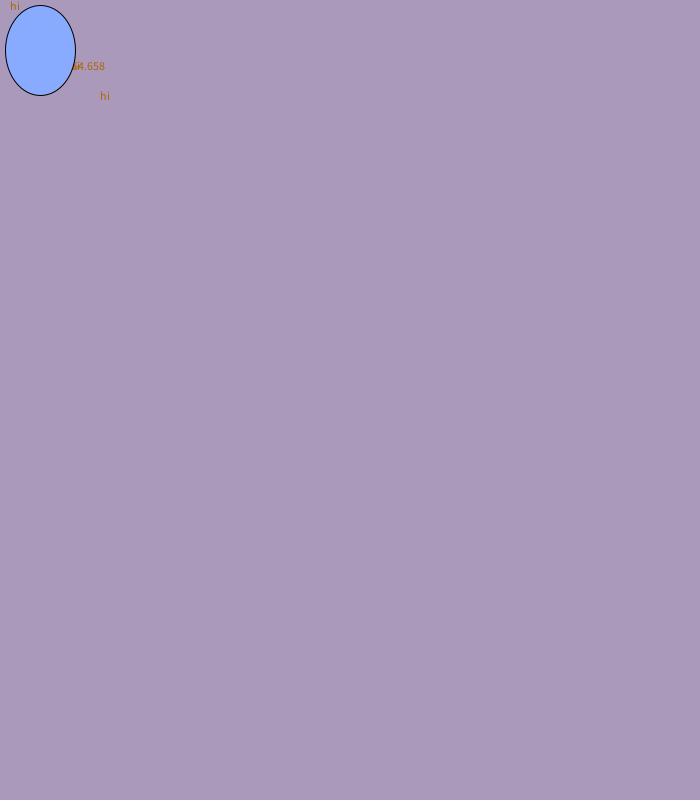
Frame 1 (no input)
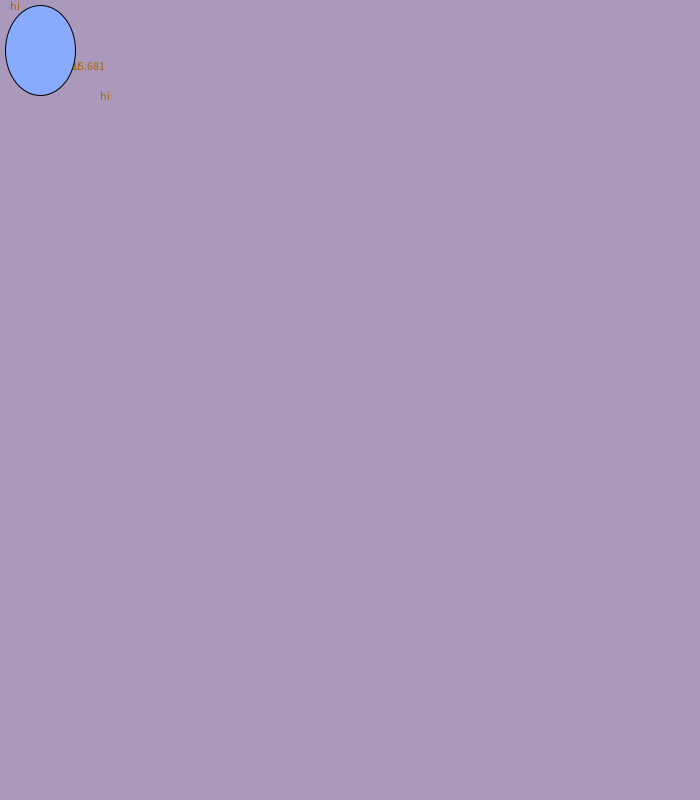
Frame 60 (the mouse pressed at the canvas centre just before this capture)
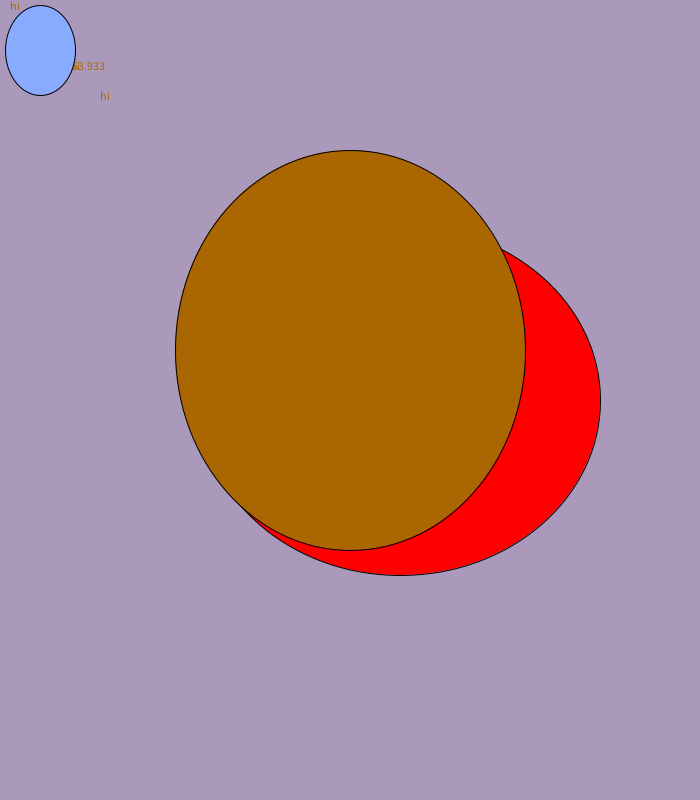
Frame 120 (the mouse held since frame 60 and released just before this capture)

The Processing sketch that drew these frames (run headless with seeded random() and noise(); from frame 60 on, the mouse is pressed at the canvas centre):

// Processing sketch: sketch_1
// ── sketch_1.pde
void setup (){
  size(700,800);
}
    void draw (){
      background(170,153,187);
      ellipse(mouseY,mouseY,mouseY,mouseX);
      fill(170,102,000);
ellipse(mouseX,mouseX,mouseX,mouseY);
     
     text("hi",100,100);
          text("hi",10,10);
          text("hi",20,20);
          text("hi",30,30);
          text("hi",40,40);
          text("hi",50,50);
          text("hi",60,60);
          text("hi",70,70);
     
     text( random(100),70,70);
      if(mousePressed)
     {
      fill (170,221,000);}
      else
     { fill (170.085,153);}
     
     fill(136,170,255);
     ellipse(40,50,70,90);
 if(mousePressed) 
fill(800,000,000); 
     
     println(mouseX);
    }
    
   
